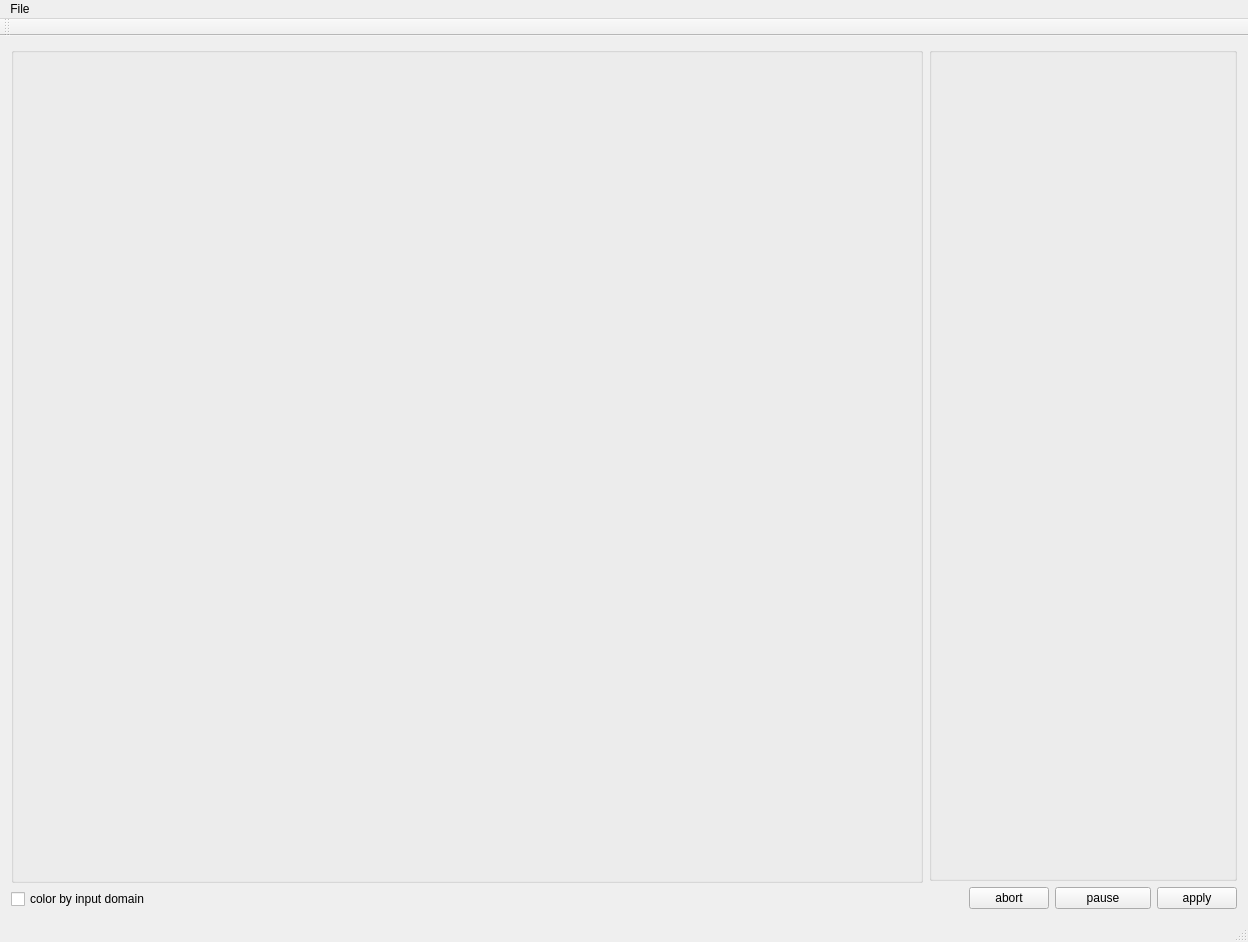
<?xml version="1.0" encoding="UTF-8"?>
<ui version="4.0">
 <class>PoseEditor</class>
 <widget class="QMainWindow" name="PoseEditor">
  <property name="geometry">
   <rect>
    <x>0</x>
    <y>0</y>
    <width>1248</width>
    <height>942</height>
   </rect>
  </property>
  <property name="windowTitle">
   <string>PoseEditor</string>
  </property>
  <widget class="QWidget" name="centralWidget">
   <layout class="QHBoxLayout" name="horizontalLayout" stretch="1,0">
    <item>
     <layout class="QVBoxLayout" name="pose_view_layout">
      <item>
       <widget class="ui::ui_core::pose_draw::SimplePoseDrawOpenGLWidget" name="pose"/>
      </item>
      <item>
       <widget class="QCheckBox" name="color">
        <property name="text">
         <string>color by input domain</string>
        </property>
       </widget>
      </item>
     </layout>
    </item>
    <item>
     <layout class="QVBoxLayout" name="verticalLayout" stretch="1,0">
      <item>
       <widget class="ui::network::BowmanView" name="functions">
        <property name="minimumSize">
         <size>
          <width>300</width>
          <height>0</height>
         </size>
        </property>
       </widget>
      </item>
      <item>
       <layout class="QHBoxLayout" name="hal_view_layout">
        <item>
         <spacer name="horizontalSpacer">
          <property name="orientation">
           <enum>Qt::Horizontal</enum>
          </property>
          <property name="sizeHint" stdset="0">
           <size>
            <width>40</width>
            <height>20</height>
           </size>
          </property>
         </spacer>
        </item>
        <item>
         <widget class="QPushButton" name="abort">
          <property name="text">
           <string>abort</string>
          </property>
         </widget>
        </item>
        <item>
         <widget class="QPushButton" name="pause">
          <property name="minimumSize">
           <size>
            <width>96</width>
            <height>0</height>
           </size>
          </property>
          <property name="text">
           <string>pause</string>
          </property>
          <property name="checkable">
           <bool>true</bool>
          </property>
         </widget>
        </item>
        <item>
         <widget class="QPushButton" name="apply">
          <property name="text">
           <string>apply</string>
          </property>
         </widget>
        </item>
       </layout>
      </item>
     </layout>
    </item>
   </layout>
  </widget>
  <widget class="QMenuBar" name="menuBar">
   <property name="geometry">
    <rect>
     <x>0</x>
     <y>0</y>
     <width>1248</width>
     <height>22</height>
    </rect>
   </property>
   <widget class="QMenu" name="menuFile">
    <property name="title">
     <string>File</string>
    </property>
    <addaction name="action_open_pose"/>
    <addaction name="action_save_pose"/>
    <addaction name="action_save_pose_as"/>
   </widget>
   <addaction name="menuFile"/>
  </widget>
  <widget class="QToolBar" name="mainToolBar">
   <attribute name="toolBarArea">
    <enum>TopToolBarArea</enum>
   </attribute>
   <attribute name="toolBarBreak">
    <bool>false</bool>
   </attribute>
  </widget>
  <widget class="QStatusBar" name="statusBar"/>
  <action name="action_open_pose">
   <property name="text">
    <string>Open Pose</string>
   </property>
   <property name="shortcut">
    <string>Ctrl+O</string>
   </property>
  </action>
  <action name="action_save_pose">
   <property name="text">
    <string>Save Pose</string>
   </property>
   <property name="shortcut">
    <string>Ctrl+S</string>
   </property>
  </action>
  <action name="action_save_pose_as">
   <property name="text">
    <string>Save Pose as...</string>
   </property>
   <property name="shortcut">
    <string>Ctrl+Shift+S</string>
   </property>
  </action>
 </widget>
 <layoutdefault spacing="6" margin="11"/>
 <customwidgets>
  <customwidget>
   <class>ui::ui_core::pose_draw::SimplePoseDrawOpenGLWidget</class>
   <extends>QGroupBox</extends>
   <header>ui/ui_core/pose_draw/SimplePoseDrawOpenGLWidget.h</header>
   <container>1</container>
  </customwidget>
  <customwidget>
   <class>ui::network::BowmanView</class>
   <extends>QGroupBox</extends>
   <header>ui/network/bowman_view.h</header>
   <container>1</container>
  </customwidget>
 </customwidgets>
 <resources/>
 <connections/>
</ui>
